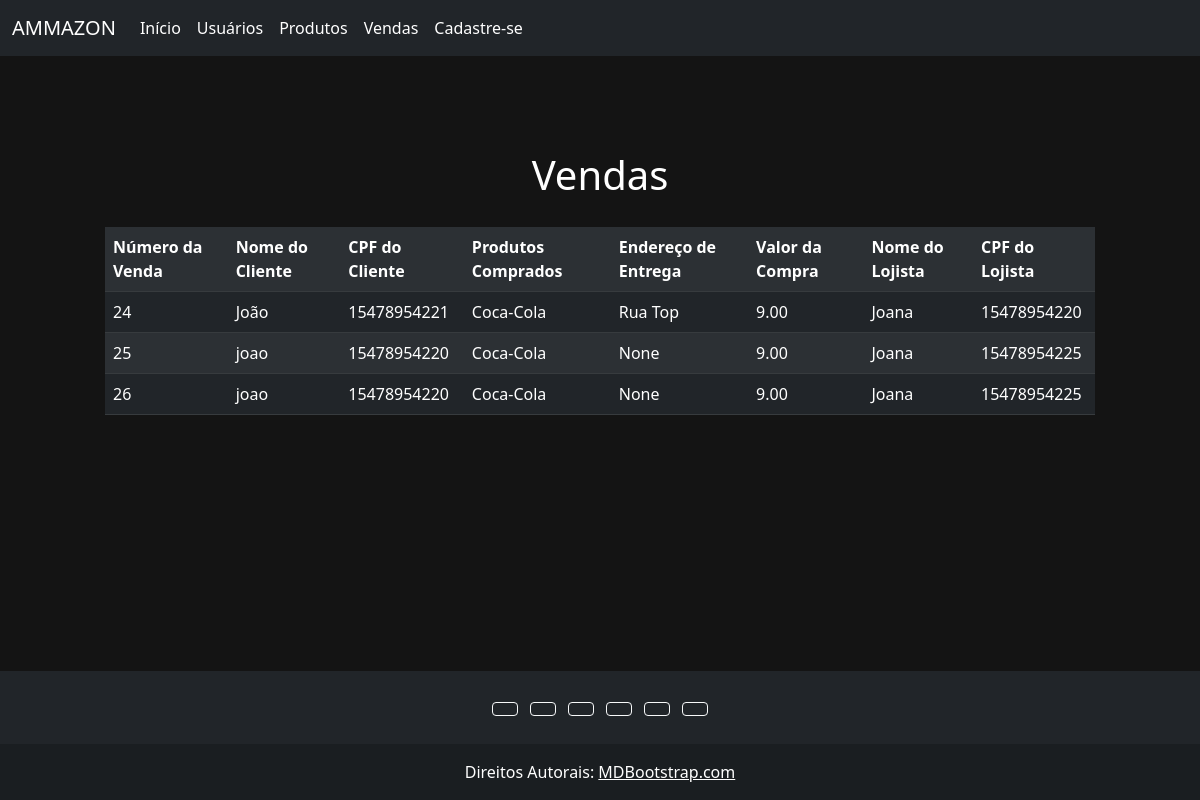
The app's page /vendas/ with its own data.
### app_cad_usuarios/models.py (models this page shows)
class Venda(models.Model):
    numero_da_venda_realizada = models.AutoField(primary_key=True)
    preco_venda = models.DecimalField(max_digits=10, decimal_places=2, default=0.0)
    endereco_entrega_cliente = models.TextField(max_length=255, blank=True, null=True)
    nome_cliente = models.TextField(max_length=255, blank=True, null=True)
    nome_lojista = models.TextField(max_length=255, blank=True, null=True)
    cpf_funcionario_realizou_a_venda = models.ForeignKey(Funcionario, on_delete=models.CASCADE, null=True)
    cpf_cliente = models.ForeignKey(Usuario, on_delete=models.CASCADE, null=True)
    produtos_comprados = models.ForeignKey(Produto, on_delete=models.CASCADE, null=True)

class Usuario(models.Model):
    id_usuario = models.AutoField(primary_key=True)
    cpf = models.CharField(max_length=11, blank=False, null=True, default=None, unique=True, validators=[MinLengthValidator(11)])
    nome = models.TextField(max_length=255, blank=False, null=True)
    idade = models.PositiveIntegerField(null=True, blank=True, default=None, validators=[MaxValueValidator(150), MinValueValidator(18)])
    endereco = models.TextField(max_length=255, blank=True, null=True)

class Produto(models.Model):
    id_produto = models.AutoField(primary_key=True)
    nome = models.TextField(max_length=255, blank=False, null=False)
    descricao = models.TextField(max_length=255, blank=False, null=True, default=None)
    preco = models.FloatField(validators=[MinValueValidator(0.0)])

class Funcionario(models.Model):
    id_funcionario = models.AutoField(primary_key=True)
    nome = models.TextField(max_length=255, blank=False, null=False)
    cpf = models.CharField(max_length=11, blank=False, null=True, default=None, unique=True, validators=[MinLengthValidator(11)])
    endereco = models.TextField(max_length=255, blank=True, null=True)

### app_cad_usuarios/views.py (the view, shortened to what this page needs)
# urls.py: path('vendas/',views.vendas, name='listagem_vendas'),
def vendas(request):
    vendas = {
        'vendas': Venda.objects.all()
    }
    return render(request, 'usuarios/mostrar_algo/vendas.html', vendas)

### app_cad_usuarios/templates/usuarios/mostrar_algo/vendas.html
{% extends 'usuarios/base.html' %}
{% block conteudo %}
<div class="container" style="padding: 75px 75px 150px 75px; color: white;">
    <h1 style="text-align: center; padding-bottom: 20px;">Vendas</h1>
    <table class="table table-dark table-striped">
        <tr>
            <th>Número da Venda</th>
            <th>Nome do Cliente</th>
            <th>CPF do Cliente</th>
            <th>Produtos Comprados</th>
            <th>Endereço de Entrega</th>
            <th>Valor da Compra</th>
            <th>Nome do Lojista</th>
            <th>CPF do Lojista</th>
        </tr>
        {% for venda in vendas %}
        <tr>
            <td>{{venda.numero_da_venda_realizada}}</td>
            <td>{{venda.nome_cliente}}</td>
            <td>{{venda.cpf_cliente.cpf}}</td>
            <td>{{venda.produtos_comprados.nome}}</td>
            <td>{{venda.endereco_entrega_cliente}}</td>
            <td>{{venda.preco_venda}}</td>
            <td>{{venda.nome_lojista}}</td>
            <td>{{venda.cpf_funcionario_realizou_a_venda.cpf}}</td>
        </tr>
        {% endfor %}
    </table>
</div>
{% endblock %}

### app_cad_usuarios/templates/usuarios/base.html (shortened to what this page needs)
<!doctype html>
<html lang="pt-br">
<head>
    <link href="https://cdn.jsdelivr.net/npm/bootstrap@5.0.2/dist/css/bootstrap.min.css" rel="stylesheet"
>
    {% load static %}
    <link rel="stylesheet" href="{% static 'base.css' %}">
</head>
<body>
    <div id="page-container" style="background-color: #141414;">
        <nav class="navbar navbar-expand-lg fixed-top navbar-dark bg-dark">
            <div class="container-fluid">
                <a class="navbar-brand" href="{% url 'home'%}">AMMAZON</a>
                <div class="collapse navbar-collapse" id="navbarNavAltMarkup">
                    <div class="navbar-nav">
                        <a class="nav-link active" aria-current="page" href="{% url 'home'%}">Início</a>
                        <a class="nav-link active" href="{% url 'mostrar_usuarios'%}">Usuários</a>
                        <a class="nav-link active" href="{% url 'mostrar_produtos'%}">Produtos</a>
                        <a class="nav-link active" href="{% url 'mostrar_vendas' %}">Vendas</a>
                        <a class="nav-link active" href="{% url 'escolher_cadastro' %}">Cadastre-se</a>
                    </div>
                </div>
            </div>
        </nav>
        {% block conteudo %}
        {% endblock %}
        <div class="margin_footer" style="width: 100%; height: 1px; margin-top: 200px;"></div>
        <footer class="bg-dark text-center text-white">
            <div class="container p-4 pb-0">
                <section class="mb-4">
                    <a class="btn btn-outline-light btn-floating m-1" href="#!" role="button"></a>
                    <a class="btn btn-outline-light btn-floating m-1" href="#!" role="button"></a>
                    <a class="btn btn-outline-light btn-floating m-1" href="#!" role="button"></a>
                    <a class="btn btn-outline-light btn-floating m-1" href="#!" role="button"></a>
                    <a class="btn btn-outline-light btn-floating m-1" href="#!" role="button"></a>
                    <a class="btn btn-outline-light btn-floating m-1" href="#!" role="button"></a>
                </section>
            </div>
            <div class="text-center p-3" style="background-color: rgba(0, 0, 0, 0.2);">
                Direitos Autorais:
                <a class="text-white" href="https://mdbootstrap.com/">MDBootstrap.com</a>
            </div>
        </footer>
    </div>
</body>
</html>

### app_cad_usuarios/static/base.css (style rules this page uses)
* { padding: 0; margin: 0; box-sizing: border-box; }
#page-container { position: relative; min-height: 100vh; }
footer { position: absolute; bottom: 0; width: 100%; }

### records on screen
Venda: numero_da_venda_realizada "24", nome_cliente "João", cpf_cliente.cpf "15478954221", produtos_comprados.nome "Coca-Cola", endereco_entrega_cliente "Rua Top", preco_venda "9.00", nome_lojista "Joana", cpf_funcionario_realizou_a_venda.cpf "15478954220"
Venda: numero_da_venda_realizada "25", nome_cliente "joao", cpf_cliente.cpf "15478954220", produtos_comprados.nome "Coca-Cola", endereco_entrega_cliente "None", preco_venda "9.00", nome_lojista "Joana", cpf_funcionario_realizou_a_venda.cpf "15478954225"
Venda: numero_da_venda_realizada "26", nome_cliente "joao", cpf_cliente.cpf "15478954220", produtos_comprados.nome "Coca-Cola", endereco_entrega_cliente "None", preco_venda "9.00", nome_lojista "Joana", cpf_funcionario_realizou_a_venda.cpf "15478954225"
